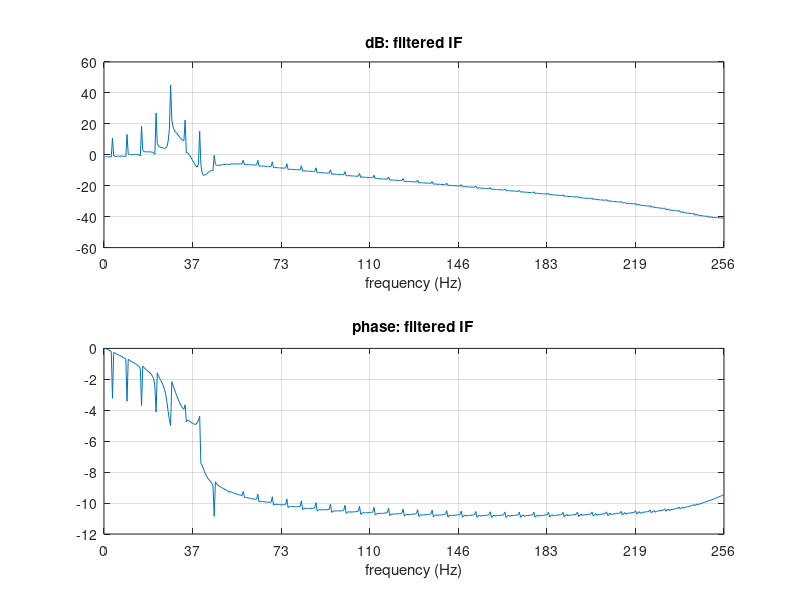
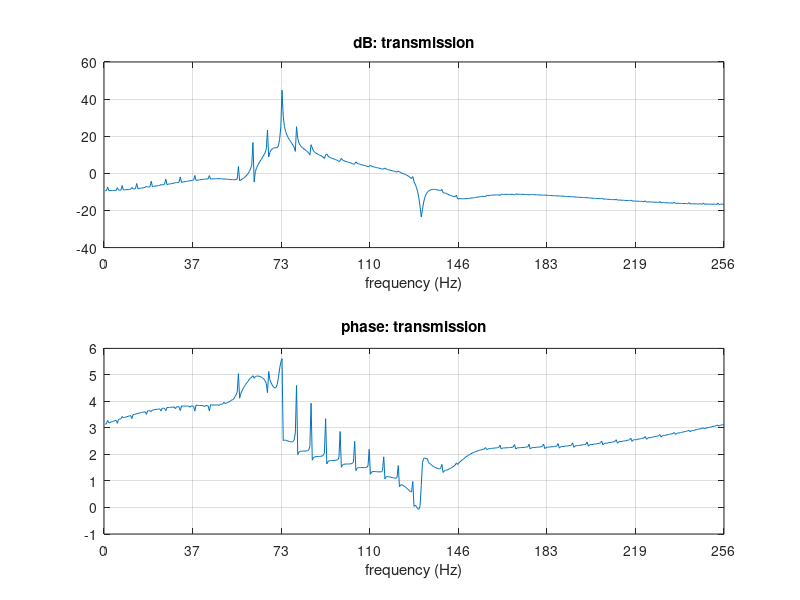

MATLAB code for these plots, in order:
% SSB modulation investigation
% Cat VW, October `23

clc; clear; close all;
pkg load signal;

%% misc. utilities

function nyq_x_axis(nyq, fs, nticks)
	points = linspace(0, 1, nticks);
	ticks = points.*nyq;
	xlim(ticks([1 end]));
	xticks(ticks);
	xticklabels(round(points.*fs/2));
	xlabel('frequency (Hz)');
end

function plot_fft(s, name, fs)
	nticks = 8;
	S = fft(s);
	nyq = round(length(S)/2);
	S_half = S(1:nyq);

	figure;
	subplot(2, 1, 1);
	plot(20*log10(abs(S_half)));
	grid on;
	title(['dB: ' name]);
	nyq_x_axis(nyq, fs, nticks);

	subplot(2, 1, 2);
	plot(unwrap(angle(S_half)));
	grid on;
	title(['phase: ' name]);
	nyq_x_axis(nyq, fs, nticks);
end

%% parameters
N = 2^10; % samples
time = 2; % second
f_env = 3;
f_env_min = 3; % minimum frequency we care about in the envelope
f_if = 30;
f_rf = 100;
x = linspace(0, time, N)';

%% dependent parameters
fs = N/time;
[fn_env_min, fn_if] = num2cell(2*time/N*[f_env_min, f_if]){:};

%% functions
cos_sin = @(x) [cos(2*pi*x) sin(2*pi*x)];
triangle = @(x) sawtooth(2*pi*x, .5);

%% IF filter
Wp = fn_if - fn_env_min;
Ws = fn_if + fn_env_min;
Rp = 1; % dB ripple
Rs = 12; % dB rejection
[order, Wc_s, Wc_p] = cheb2ord(Wp, Ws, Rp, Rs);
[b, a] = cheby2(order, Rs, Wc_s);

%% the actual transmission
envelope = triangle(f_env*x);
if_carrier = cos_sin(f_if*x); % signal & its approx. Hilbert transform
rf_carrier = cos_sin(f_rf*x); % I & Q; needed for Hilbert SSB

mod_if = envelope.*if_carrier;
filt_if = filter(b, a, mod_if, [], 1);
mod_rf = filt_if.*rf_carrier;

transmission = sum(mod_rf, 2);

%plot_fft(rf_carrier, 'RF carrier', fs);
%plot_fft(mod_if(:, 1), 'modulated IF', fs);
plot_fft(filt_if(:, 1), 'filtered IF', fs);
%plot_fft(mod_rf(:, 1), 'modulated RF', fs);
plot_fft(transmission, 'transmission', fs);
